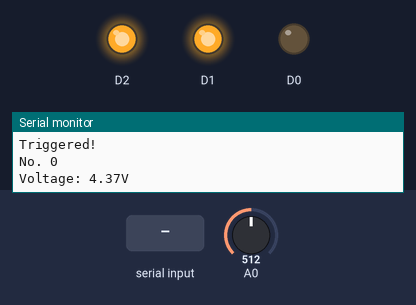
The program below on a simulated ESP8266 (NodeMCU). Parts: output pins drawn as LEDs (lit = HIGH), the last lines printed to the serial monitor. Dashed ring = blinking. The inputs (shaded band) are chosen by the test bench; at power-on: A0 = 512.

Above: at 9.2 s.
9.3 s: A0 set to 64
10.8 s: A0 set to 53
At 11.7 s:
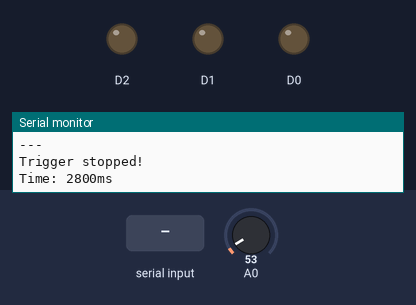
12.3 s: "START\n" received over Serial
At 12.9 s:
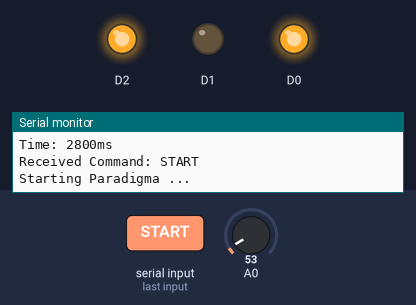
13.8 s: "KILL\n" received over Serial
At 14.17 s:
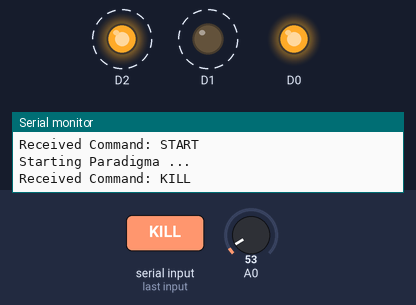
16.8 s: A0 set to 113
18.3 s: A0 set to 125
At 18.6 s:
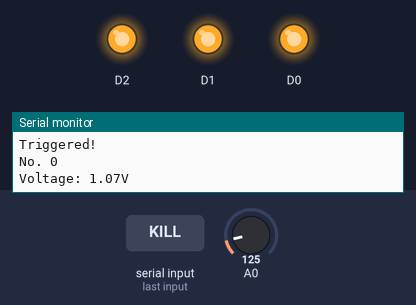
Timing chart, 0 to 20.8 s (numbered marks = the images above; inputs shaded):
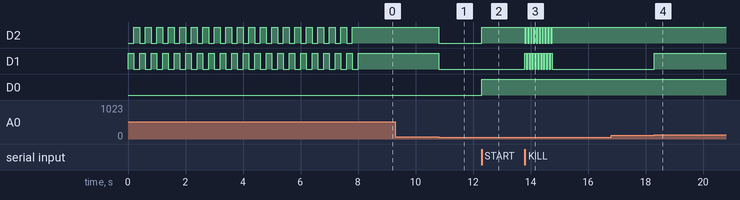

Measured:
- the behaviour switches between 59 and 58 on A0 (found by bisection; images 0 and 1)
- the behaviour switches between 117 and 118 on A0 (found by bisection; images 3 and 4)
- after the input at 9.3 s, every drawn part: stays the same
- after the input at 10.8 s, D2, D1: HIGH → LOW at once
- after the input at 12.3 s, D2, D0: LOW → HIGH at once
- after the input at 13.8 s, D2: alternates HIGH for 0.05 s and LOW for 0.05 s, 20 changes in all, then stays HIGH, starting at once; D1: alternates HIGH for 0.05 s and LOW for 0.05 s, 20 changes in all, then stays LOW, starting at once
- after the input at 16.8 s, every drawn part: stays the same
- after the input at 18.3 s, D1: LOW → HIGH at once
- by itself, D1: alternates HIGH for 0.20 s and LOW for 0.20 s, 40 changes in all, then stays HIGH

The program:

main.cpp
```cpp
#include <Arduino.h>

int triggered = 0;
int counter = 0;
float voltageLevel = -1;
String command;

unsigned long StartTime = 0;
unsigned long StopTime = 0;
unsigned long ElapsedTime = 0;
unsigned long ReactionTime = 0;


void setup() {
  pinMode(D0, OUTPUT);
  pinMode(D1, OUTPUT);
  pinMode(D2, OUTPUT);
  pinMode(A0, INPUT);
  digitalWrite(D0, LOW);
  digitalWrite(D1, LOW);
  digitalWrite(D2, LOW);

  StartTime = millis();

  Serial.begin(115200);
  Serial.println("Setup finished.");

  for (size_t i = 0; i < 20; i++) {
    digitalWrite(D1, HIGH);
    digitalWrite(D2, LOW);
    delay(200);
    digitalWrite(D1, LOW);
    digitalWrite(D2, HIGH);
    delay(200);
  }


}

void loop() {
  if(Serial.available() > 3)
  {
    command = Serial.readStringUntil('\n');
    Serial.print("Received Command: ");
    Serial.println(command);
    if(command == "START")
    {
      digitalWrite(D0, HIGH);
      counter = 0;
      Serial.println("Starting Paradigma ... ");
      digitalWrite(D2, HIGH);
    }
    else if(command == "STOP") //unused command - there's no way to stop the gustatometer
    {
      digitalWrite(D0, LOW);
      Serial.println("Setting output voltage level to 0V.");
      digitalWrite(D2, LOW);

    }
    else if(command == "KILL") // to notify the trigger thread
    {
      for (size_t i = 0; i < 10; i++) {
        digitalWrite(D1, HIGH);
        digitalWrite(D2, LOW);
        delay(50);
        digitalWrite(D1, LOW);
        digitalWrite(D2, HIGH);
        delay(50);
      }

      Serial.println("KILL trigger thread.");
    }
    else
    {
      Serial.println("Unknown Command!");
    }
  }

  voltageLevel = analogRead(A0);
  voltageLevel = ((voltageLevel/1024.0)*3.3)*(5.3/2.0);   // Voltage Divider: 3.3k Ohm + 2k Ohm

  if(voltageLevel > 1 && triggered != 1) // new triggered detected
  {
    triggered = 1;
    StartTime = millis();
    digitalWrite(D1, HIGH);

    Serial.println();
    Serial.println("+++");
    Serial.println("Triggered!");
    Serial.print("No. ");
    Serial.println(counter);
    Serial.print("Voltage: ");
    Serial.print(voltageLevel);
    Serial.println("V");
    counter++;
  }
  else if (voltageLevel < 0.5 && triggered == 1) // voltage level dropped - triggered has ended
  {
    StopTime = millis();
    ElapsedTime = StopTime - StartTime;
    if(ElapsedTime > 10)
    {
      triggered = 0;
      digitalWrite(D1, LOW);
      digitalWrite(D2, HIGH);
      Serial.println("---");
      Serial.println("Trigger stopped!");
      Serial.print("Time: ");
      Serial.print(ElapsedTime);
      Serial.println("ms");
      digitalWrite(D2, LOW);

    }
  }
}
```
